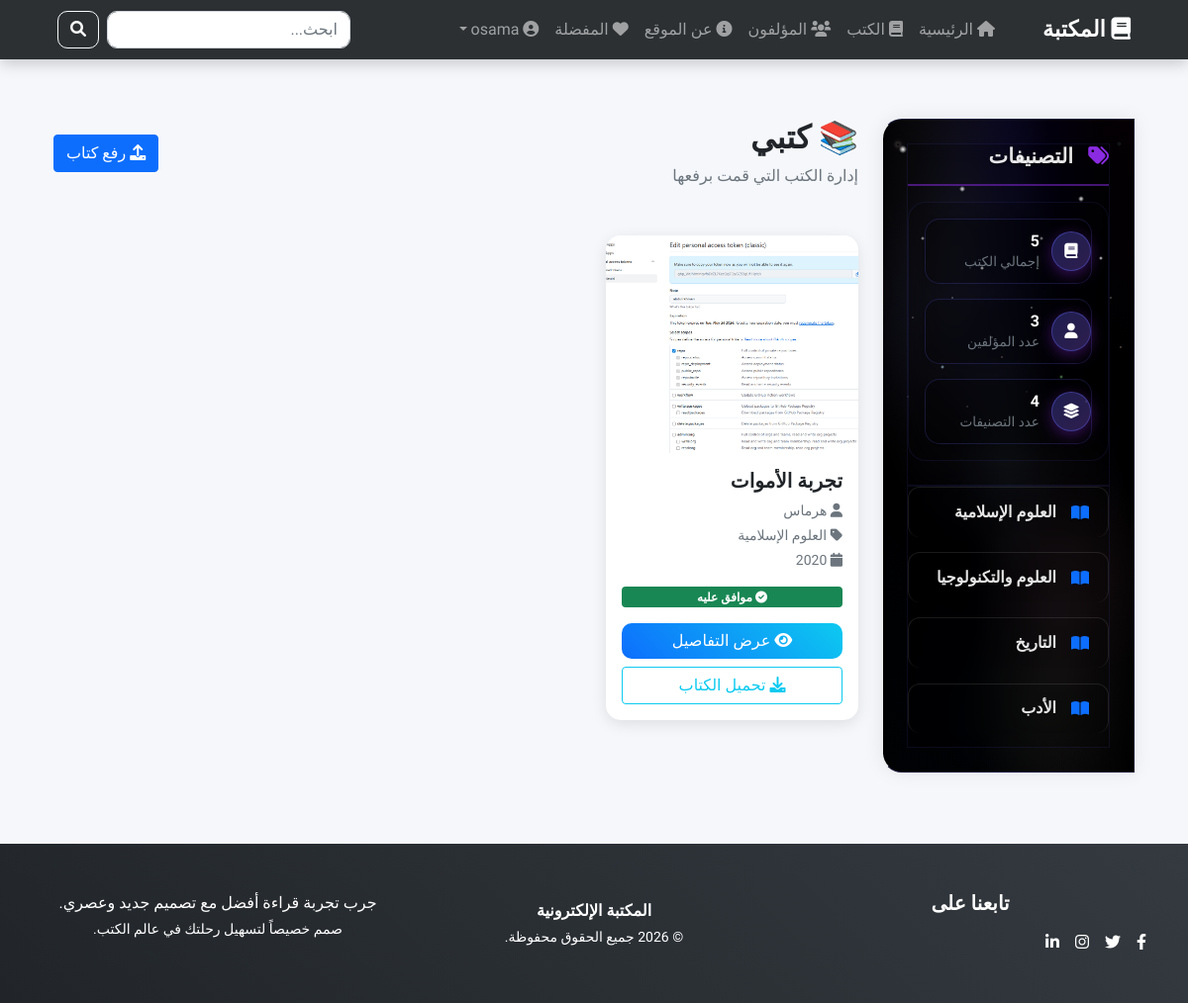
The app's page /books/my-books/ (signed in) with its own data.
### books/models.py (models this page shows, shortened)
class Category(models.Model):
    name = models.CharField(max_length=50, verbose_name="اسم التصنيف")
    description = models.TextField(blank=True, verbose_name="الوصف")
    icon = models.CharField(max_length=50, default='fas fa-book', verbose_name="الأيقونة")
    is_active = models.BooleanField(default=True, verbose_name="مفعل")
    class Meta:
        verbose_name = "تصنيف"
        verbose_name_plural = "التصنيفات"

class Book(models.Model):
    title = models.CharField(max_length=200, verbose_name="عنوان الكتاب")
    author = models.ForeignKey(Author, on_delete=models.CASCADE, verbose_name="المؤلف")
    category = models.ForeignKey(Category, on_delete=models.SET_NULL, null=True, verbose_name="التصنيف")
    description = models.TextField(blank=True, verbose_name="الوصف")
    cover_image = models.ImageField(upload_to='book_covers/', verbose_name="صورة الغلاف")
    pdf_file = models.FileField(upload_to='books_pdf/', blank=True, null=True, verbose_name="ملف PDF")
    read_online_url = models.URLField(blank=True, verbose_name="رابط القراءة online")
    published_year = models.IntegerField(verbose_name="سنة النشر")
    is_featured = models.BooleanField(default=False, verbose_name="مميز")
    is_available = models.BooleanField(default=True, verbose_name="متاح للعرض")
    is_approved = models.BooleanField(default=True, verbose_name="موافق عليه من الإدمن")
    user = models.ForeignKey(User, on_delete=models.CASCADE, verbose_name="المستخدم الذي رفع الكتاب", null=True, blank=True)
    views_count = models.PositiveIntegerField(default=0, verbose_name="عدد المشاهدات")
    downloads_count = models.PositiveIntegerField(default=0, verbose_name="عدد التحميلات")
    reads_count = models.PositiveIntegerField(default=0, verbose_name="عدد مرات القراءة")
    created_at = models.DateTimeField(auto_now_add=True)
    class Meta:
        verbose_name = "كتاب"
        verbose_name_plural = "الكتب"

class Author(models.Model):
    name = models.CharField(max_length=100, verbose_name="اسم المؤلف")
    bio = models.TextField(blank=True, verbose_name="السيرة الذاتية")
    photo = models.ImageField(upload_to='authors/', blank=True, null=True, verbose_name="صورة المؤلف")
    class Meta:
        verbose_name = "مؤلف"
        verbose_name_plural = "المؤلفون"

### books/views.py (the view)
# urls.py: path('my-books/', views.my_books, name='my_books'),
@login_required
def my_books(request):
    books = Book.objects.filter(user=request.user).select_related('author', 'category')
    categories = Category.objects.filter(is_active=True)
    total_books = Book.objects.filter(is_available=True, is_approved=True).count()
    total_authors = Author.objects.count()
    context = {'books': books, 'categories': categories, 'total_books': total_books, 'total_authors': total_authors}
    return render(request, 'books/my_books.html', context)

### books/context_processors.py (called while the page is built)
def sidebar_data(request):
    categories = Category.objects.filter(is_active=True).annotate(
        books_count=Count('book', filter=Q(book__is_available=True, book__is_approved=True))
    )
    return {
        'categories': categories,
        'total_books': Book.objects.filter(is_available=True, is_approved=True).count(),
        'total_authors': Author.objects.count(),
        'total_categories': categories.count(),
    }

### templates/books/my_books.html (shortened to what this page needs)
{% extends 'base.html' %}
{% block content %}
<div class="container mt-5">
    <div class="row">
        <div class="col-lg-3 order-lg-1">
            {% include 'includes/sidebar.html' %}
        </div>
        <div class="col-lg-9 order-lg-2">
<div class="d-flex justify-content-between align-items-center mb-5">
    <div>
        <h2 class="fw-bold">📚 كتبي</h2>
        <p class="text-muted mb-0">إدارة الكتب التي قمت برفعها</p>
    </div>
    <a href="{% url 'upload_book' %}" class="btn btn-primary">
        <i class="fas fa-upload"></i> رفع كتاب
    </a>
</div>
{% if books %}
<div class="row g-4">
    {% for book in books %}
    <div class="col-lg-4 col-md-6">
        <div class="card book-card h-100">
            {% if book.cover_image %}
            <img src="{{ book.cover_image.url }}"
                 class="card-img-top"
                 style="height: 220px; object-fit: cover;">
            {% else %}
            <div class="bg-light d-flex align-items-center justify-content-center"
                 style="height: 220px;">
                <i class="fas fa-book fa-3x text-muted"></i>
            </div>
            {% endif %}
            <div class="card-body d-flex flex-column">
                <h5 class="fw-bold text-truncate">{{ book.title }}</h5>
                <p class="text-muted small mb-1">
                    <i class="fas fa-user"></i> {{ book.author.name }}
                </p>
                <p class="text-muted small mb-1">
                    <i class="fas fa-tag"></i> {{ book.category.name }}
                </p>
                <p class="text-muted small mb-3">
                    <i class="fas fa-calendar"></i> {{ book.published_year }}
                </p>
                {% if book.is_approved %}
                    <span class="badge bg-success mb-3">
                        <i class="fas fa-check-circle"></i> موافق عليه
                    </span>
                {% else %}
                    <span class="badge bg-warning text-dark mb-3">
                        <i class="fas fa-clock"></i> قيد المراجعة
                    </span>
                {% endif %}
                <div class="d-grid gap-2 mt-auto">
                    <a href="{% url 'book_detail' book.pk %}" class="btn btn-view w-100">
                        <i class="fas fa-eye"></i> عرض التفاصيل
                    </a>
                    {% if book.pdf_file %}
                    <a href="{% url 'download_book' book.id %}" class="btn btn-outline-info w-100">
                        <i class="fas fa-download"></i> تحميل الكتاب
                    </a>
                    {% endif %}
                </div>
            </div>
        </div>
    </div>
    {% endfor %}
</div>
{% endif %}
        </div>
    </div>
</div>
{% endblock %}

### templates/base.html (shortened to what this page needs)
<!DOCTYPE html>
{% load static %}
<html lang="ar" dir="rtl">
<head>
<link href="{% static 'css/bootstrap/bootstrap.min.css' %}" rel="stylesheet">
<link rel="stylesheet" href="{% static 'css/fontawesome/all.min.css' %}">
<link href="{% static 'css/custom.css' %}" rel="stylesheet">
</head>
<body>
<nav class="navbar navbar-expand-lg navbar-dark fixed-top">
    <div class="container">
        <a class="navbar-brand" href="{% url 'home' %}">
            <i class="fas fa-book"></i> المكتبة
        </a>
    <div class="collapse navbar-collapse" id="navbarNav">
        <ul class="navbar-nav ms-auto">
            <li class="nav-item"><a class="nav-link" href="{% url 'home' %}"><i class="fas fa-home"></i> الرئيسية</a></li>
            <li class="nav-item"><a class="nav-link" href="{% url 'book_list' %}"><i class="fas fa-book"></i> الكتب</a></li>
            <li class="nav-item"><a class="nav-link" href="{% url 'author_list' %}"><i class="fas fa-users"></i> المؤلفون</a></li>
            <li class="nav-item"><a class="nav-link" href="{% url 'about' %}"><i class="fas fa-info-circle"></i> عن الموقع</a></li>
            {% if user.is_authenticated %}
            <li class="nav-item"><a class="nav-link" href="{% url 'favorite_books' %}"><i class="fas fa-heart"></i> المفضلة</a></li>
            <li class="nav-item dropdown">
                <a class="nav-link dropdown-toggle" href="#" id="userDropdown" role="button" data-bs-toggle="dropdown" aria-expanded="false">
                    <i class="fas fa-user-circle"></i> {{ user.username }}
                </a>
            </li>
            {% else %}
            <li class="nav-item"><a class="nav-link" href="{% url 'login' %}"><i class="fas fa-sign-in-alt"></i> تسجيل دخول</a></li>
            <li class="nav-item"><a class="nav-link" href="{% url 'register' %}"><i class="fas fa-user-plus"></i> تسجيل جديد</a></li>
            {% endif %}
        </ul>
        <form action="{% url 'search_books' %}" method="get" class="d-flex ms-3">
            <input type="text" name="q" class="form-control" placeholder="ابحث...">
            <button class="btn btn-outline-light me-2"><i class="fas fa-search"></i></button>
        </form>
    </div>
</div>
</nav>
<div class="container-fluid mt-5 pt-4">
    <div class="row">
    <div class="col-12">
        {% block content %}{% endblock %}
    </div>
</div>
</div>
<footer class="text-white text-center py-5 mt-5">
    <div class="container">
        <div class="row align-items-center gy-3">
            <div class="col-md-4">
                <h5 class="fw-bold mb-3">تابعنا على</h5>
                <div class="d-flex justify-content-center justify-content-md-start gap-3 footer-social">
                    <a href="#" class="text-white"><i class="fab fa-facebook-f"></i></a>
                    <a href="#" class="text-white"><i class="fab fa-twitter"></i></a>
                    <a href="#" class="text-white"><i class="fab fa-instagram"></i></a>
                    <a href="#" class="text-white"><i class="fab fa-linkedin-in"></i></a>
                </div>
            </div>
            <div class="col-md-4">
                <p class="mb-1 fw-bold">المكتبة الإلكترونية</p>
                <p class="mb-0 small">© {% now "Y" %} جميع الحقوق محفوظة.</p>
            </div>
            <div class="col-md-4">
                <p class="mb-1">جرب تجربة قراءة أفضل مع تصميم جديد وعصري.</p>
                <p class="small">صمم خصيصاً لتسهيل رحلتك في عالم الكتب.</p>
            </div>
        </div>
    </div>
</footer>
</body>
</html>

### templates/includes/sidebar.html (shortened to what this page needs)
<div class="sidebar p-4 mb-4">
    <div class="planets-layer">
    </div>
    <div class="moving-stars">
        <div class="star-1"></div>
        <div class="star-3"></div>
        <div class="star-5"></div>
        <div class="star-7"></div>
    </div>
    <div class="cosmic-dust"></div>
    <div class="sidebar-header">
        <h5><i class="fas fa-tags"></i> التصنيفات</h5>
        <div class="stats-card">
            <div class="stat-item">
                <div class="stat-icon"><i class="fas fa-book"></i></div>
                <div class="stat-meta">
                    <strong>{{ total_books|default:0 }}</strong>
                    <span>إجمالي الكتب</span>
                </div>
            </div>
            <div class="stat-item">
                <div class="stat-icon" style="background: #198754;"><i class="fas fa-user"></i></div>
                <div class="stat-meta">
                    <strong>{{ total_authors|default:0 }}</strong>
                    <span>عدد المؤلفين</span>
                </div>
            </div>
            <div class="stat-item">
                <div class="stat-icon" style="background: #ffc107;"><i class="fas fa-layer-group"></i></div>
                <div class="stat-meta">
                    <strong>{{ total_categories|default:0 }}</strong>
                    <span>عدد التصنيفات</span>
                </div>
            </div>
        </div>
    </div>
    <div class="sidebar-links">
        {% for category in categories %}
            <a href="{% url 'books_by_category' category.id %}">
                <i class="fas fa-book-open"></i>
                <span>{{ category.name }}</span>
            </a>
        {% endfor %}
    </div>
</div>

### templates/base.html (style rules this page uses)
body { font-family: 'Cairo', sans-serif; direction: rtl; background-color: #f5f7fb; }
.navbar { backdrop-filter: blur(10px); background: rgba(33, 37, 41, 0.95) !important; box-shadow: 0 4px 15px rgba(0,0,0,0.2); }
.navbar-brand { font-weight: bold; font-size: 1.4rem; }
.nav-link { transition: 0.3s; }
.sidebar { background: #ffffff; min-height: auto; border-left: 1px solid #eee; box-shadow: 0 0 20px rgba(0,0,0,0.08); border-radius: 20px 0 0 20px; position: sticky; top: 100px; }
.sidebar h5 { font-family: 'Cairo', sans-serif; font-weight: 800; color: #212529; margin-bottom: 1rem; }
.sidebar .stats-card { background: #f8f9fa; border-radius: 18px; padding: 1rem; margin-bottom: 1.5rem; }
.sidebar .stat-item { display: flex; align-items: center; gap: 0.75rem; padding: 0.75rem 0; border-bottom: 1px solid rgba(0,0,0,0.08); color: #212529; }
.sidebar .stat-item:last-child { border-bottom: none; }
.sidebar .stat-icon { width: 40px; height: 40px; display: inline-flex; align-items: center; justify-content: center; border-radius: 50%; background: #0dcaf0; color: white; font-size: 0.95rem; }
.sidebar .stat-meta { line-height: 1.1; }
.sidebar .stat-meta strong { display: block; font-size: 1rem; }
.sidebar .stat-meta span { color: #6c757d; font-size: 0.85rem; }
.sidebar a { color: #000; text-decoration: none; font-weight: 700; display: flex; align-items: center; gap: 0.75rem; padding: 0.8rem 1rem; margin-bottom: 0.35rem; border-radius: 12px; transition: all 0.25s ease; border-bottom: none; }
.sidebar a i { min-width: 24px; text-align: center; color: #0d6efd; }
.sidebar a span { flex: 1; font-family: 'Cairo', sans-serif; font-weight: 700; }
.sidebar .sidebar-links { padding-bottom: 0.5rem; }
.book-card { transition: all 0.3s ease; border: none; border-radius: 15px; overflow: hidden; box-shadow: 0 4px 15px rgba(0,0,0,0.1); background: #fff; }
.book-card img { height: 220px; object-fit: cover; }
.btn-view { background: linear-gradient(45deg, #0d6efd, #0dcaf0); border: none; color: white; border-radius: 10px; padding: 6px 15px; transition: 0.3s; }
footer { background: linear-gradient(45deg, #212529, #343a40); }
footer a { transition: 0.3s; }
form input, form button { border-radius: 10px !important; }

### records on screen
Category: name "العلوم الإسلامية"
Category: name "العلوم والتكنولوجيا"
Category: name "التاريخ"
Category: name "الأدب"
Book: cover_image (picture), title "تجربة الأموات", author.name "هرماس", category.name "العلوم الإسلامية", published_year "2020", is_approved True (drawn), shows "تحميل الكتاب"

### other values on screen
{{ user.username }} "osama"
{{ total_books|default:0 }} "5"
{{ total_authors|default:0 }} "3"
{{ total_categories|default:0 }} "4"
